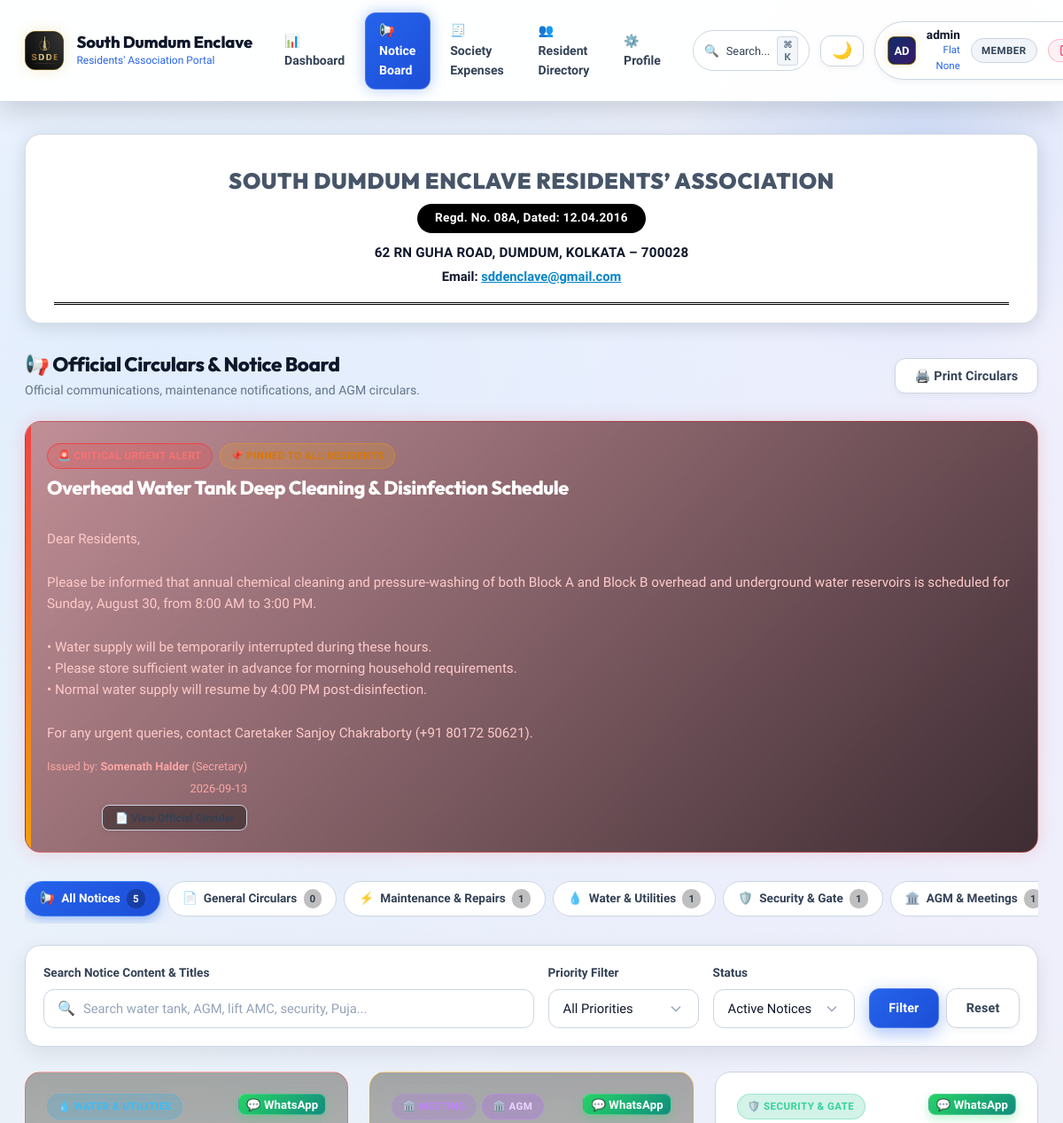
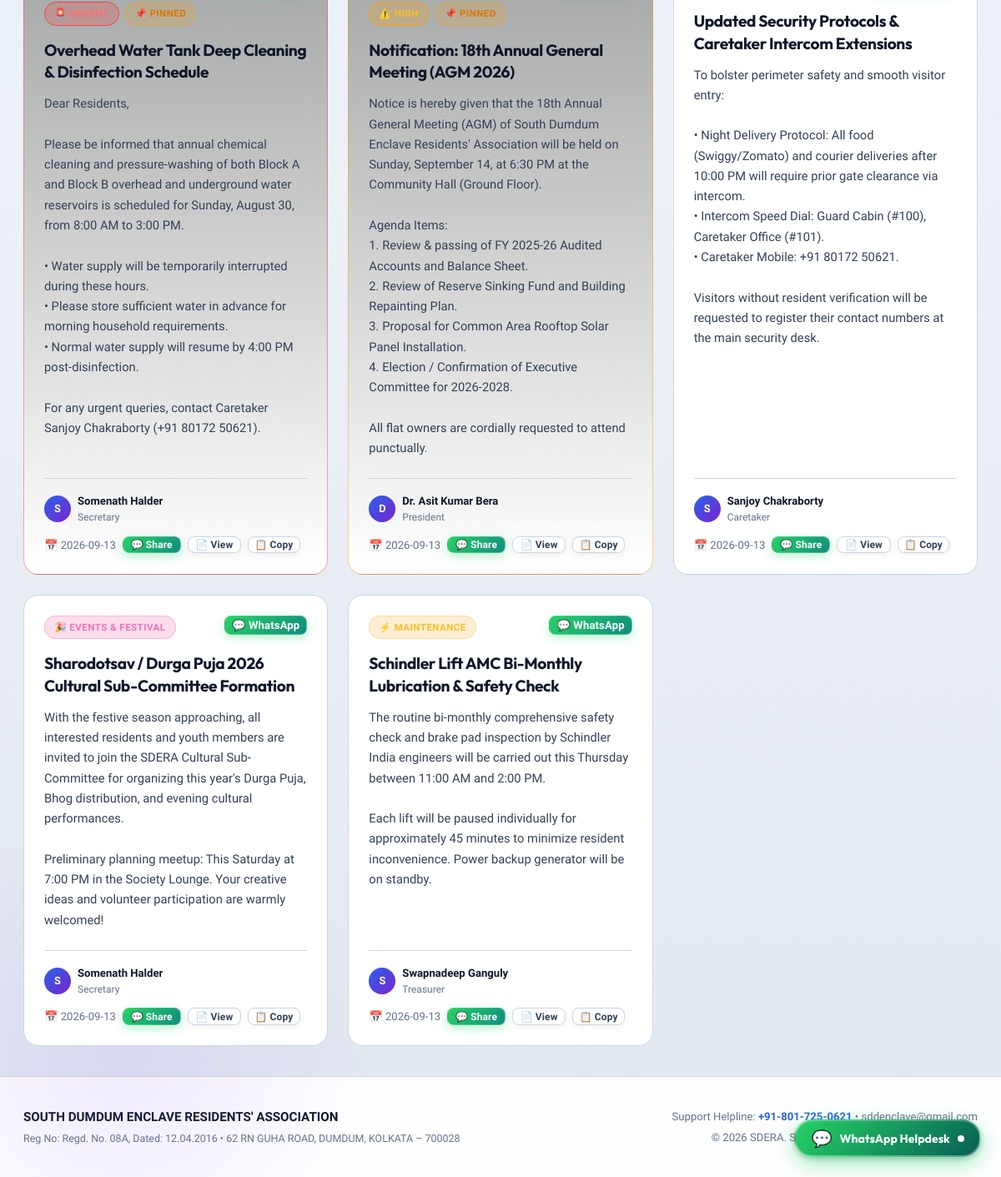
/notices (signed in), run on the app's committed database (2 pictures, top to bottom).
### tables this page shows
CREATE TABLE tbl_notices (
                id INTEGER PRIMARY KEY AUTOINCREMENT,
                title VARCHAR(255) NOT NULL,
                content TEXT NOT NULL,
                category VARCHAR(50) NOT NULL DEFAULT 'GENERAL',
                meeting_type VARCHAR(50) DEFAULT NULL,
                meeting_date VARCHAR(50) DEFAULT NULL,
                priority VARCHAR(20) NOT NULL DEFAULT 'NORMAL',
                is_pinned INTEGER NOT NULL DEFAULT 0,
                posted_by VARCHAR(100) NOT NULL,
                posted_by_role VARCHAR(50) NOT NULL DEFAULT 'Executive Committee',
                status VARCHAR(20) NOT NULL DEFAULT 'ACTIVE',
                created_at TIMESTAMP DEFAULT CURRENT_TIMESTAMP,
                updated_at TIMESTAMP DEFAULT CURRENT_TIMESTAMP
            );

### app.py (the view)
@app.route('/notices')
@login_required
def notices_list():
    user = session.get('user', {})
    is_admin = bool(user.get('is_admin') or user.get('role') in ADMIN_ROLES)
    cat_filter = request.args.get('category', 'ALL').strip().upper()
    meeting_type_filter = request.args.get('meeting_type', 'ALL').strip()
    priority_filter = request.args.get('priority', 'ALL').strip().upper()
    search_q = request.args.get('q', '').strip()
    status_filter = request.args.get('status', 'ACTIVE').strip().upper()
    query = "SELECT * FROM tbl_notices WHERE 1=1"
    params = []
    if status_filter != 'ALL':
        query += " AND status = %s"
        params.append(status_filter)
    if cat_filter != 'ALL':
        query += " AND category = %s"
        params.append(cat_filter)
    if meeting_type_filter != 'ALL' and meeting_type_filter:
        query += " AND meeting_type = %s"
        params.append(meeting_type_filter)
    if priority_filter != 'ALL':
        query += " AND priority = %s"
        params.append(priority_filter)
    if search_q:
        query += " AND (title LIKE %s OR content LIKE %s OR posted_by LIKE %s OR meeting_type LIKE %s)"
        like_term = f"%{search_q}%"
        params.extend([like_term, like_term, like_term, like_term])
    query += " ORDER BY is_pinned DESC, (priority = 'URGENT') DESC, (priority = 'HIGH') DESC, id DESC"
    notices = query_db(query, params)
    cat_counts = {}
    total_active = 0
    all_notices_raw = query_db("SELECT category, COUNT(*) as cnt FROM tbl_notices WHERE status = 'ACTIVE' GROUP BY category")
    for r in (all_notices_raw or []):
        cat_counts[r['category']] = r['cnt']
        total_active += r['cnt']
    cat_counts['ALL'] = total_active
    pinned_urgent = [n for n in (notices or []) if n.get('is_pinned') and n.get('priority') == 'URGENT']
    recipients_info = get_notice_email_recipients() if is_admin else None
    return render_template(
        'notices.html',
        notices=notices,
        categories=NOTICE_CATEGORIES,
        meeting_types=MEETING_TYPES,
        current_category=cat_filter,
        current_meeting_type=meeting_type_filter,
        current_priority=priority_filter,
        current_status=status_filter,
        search_q=search_q,
        cat_counts=cat_counts,
        pinned_urgent=pinned_urgent,
        recipients_info=recipients_info,
        is_admin=is_admin,
        now=datetime.now()
    )

### templates/notices.html (shortened to what this page needs)
{% extends 'base.html' %}
{% block content %}
<div class="official-letterhead">
    <h1 class="letterhead-title">SOUTH DUMDUM ENCLAVE RESIDENTS’ ASSOCIATION</h1>
    <div class="letterhead-pill">Regd. No. 08A, Dated: 12.04.2016</div>
    <div class="letterhead-address">62 RN GUHA ROAD, DUMDUM, KOLKATA – 700028</div>
    <div class="letterhead-email">Email: <a href="mailto:sddenclave@gmail.com">sddenclave@gmail.com</a></div>
    <div class="letterhead-double-rule"></div>
</div>
<div class="notices-hero">
    <div class="page-header-title">
        <h2 style="font-size: 1.4rem; font-weight: 800; color: var(--text-heading, #ffffff); margin: 0;">📢 Official Circulars &amp; Notice Board</h2>
        <p style="font-size: 0.88rem; color: var(--text-muted, #94a3b8); margin: 4px 0 0 0;">Official communications, maintenance notifications, and AGM circulars.</p>
    </div>
    <div class="page-header-actions no-print">
        <button type="button" class="btn btn-secondary" onclick="window.print()" title="Print Notice Board">
            🖨️ Print Circulars
        </button>
    </div>
</div>
{% if pinned_urgent %}
{% for un in pinned_urgent %}
<div class="urgent-banner-card">
    <div style="display: flex; justify-content: space-between; align-items: flex-start; gap: 1rem; flex-wrap: wrap;">
        <div>
            <div style="display: flex; align-items: center; gap: 0.5rem; margin-bottom: 0.5rem;">
                <span class="badge badge-prio-urgent">🚨 CRITICAL URGENT ALERT</span>
                <span class="badge badge-warning">📌 Pinned to All Residents</span>
            </div>
            <h3 style="font-size: 1.35rem; font-weight: 800; color: #ffffff; margin-bottom: 0.5rem; cursor: pointer;" onclick='openViewDocModal({{ un|tojson }})'>
                {{ un.title }}
            </h3>
            <p style="font-size: 0.95rem; color: #fecaca; line-height: 1.6; margin: 0; white-space: pre-line;">
                {{ un.content }}
            </p>
        </div>
        <div style="text-align: right; font-size: 0.8rem; color: #fca5a5;">
            <div>Issued by: <strong>{{ un.posted_by }}</strong> ({{ un.posted_by_role }})</div>
            <div style="margin-top: 4px;">{{ (un.created_at|string)[:10] }}</div>
            <button type="button" class="btn btn-sm btn-secondary no-print" style="margin-top: 8px; font-size: 0.75rem; background: rgba(0,0,0,0.4);" onclick='openViewDocModal({{ un|tojson }})'>
                📄 View Official Circular
            </button>
        </div>
    </div>
</div>
{% endfor %}
{% endif %}
<div class="notices-pills-bar no-print">
    {% for cat_code, cat_label, cat_icon in categories %}
    <a href="{{ url_for('notices_list', category=cat_code, priority=current_priority, q=search_q, status=current_status) }}"
       class="notice-pill {% if current_category == cat_code %}active{% endif %}">
        <span>{{ cat_icon }}</span>
        <span>{{ cat_label }}</span>
        <span class="notice-pill-badge">{{ cat_counts.get(cat_code, 0) }}</span>
    </a>
    {% endfor %}
</div>
<div class="card filter-box no-print" style="margin-bottom: 1.75rem; padding: 1.25rem;">
    <form method="GET" action="{{ url_for('notices_list') }}" style="display: flex; gap: 1rem; align-items: flex-end; flex-wrap: wrap;">
        <div style="flex: 1 1 240px; min-width: 0;">
            <label class="form-label" for="q">Search Notice Content &amp; Titles</label>
            <div class="live-search-box">
                <span class="search-icon">🔍</span>
                <input type="text" id="q" name="q" class="form-control" placeholder="Search water tank, AGM, lift AMC, security, Puja..." value="{{ search_q }}">
            </div>
        </div>
        <div style="flex: 0 1 170px; min-width: 0;">
            <label class="form-label" for="priority">Priority Filter</label>
            <select id="priority" name="priority" class="form-select" onchange="this.form.submit()">
                <option value="ALL" {% if current_priority == 'ALL' %}selected{% endif %}>All Priorities</option>
            </select>
        </div>
        <div style="flex: 0 1 160px; min-width: 0;">
            <label class="form-label" for="status">Status</label>
            <select id="status" name="status" class="form-select" onchange="this.form.submit()">
                <option value="ACTIVE" {% if current_status == 'ACTIVE' %}selected{% endif %}>Active Notices</option>
            </select>
        </div>
        <div style="display: flex; gap: 0.5rem; flex-wrap: wrap;">
            <button type="submit" class="btn btn-primary">Filter</button>
            <a href="{{ url_for('notices_list') }}" class="btn btn-secondary">Reset</a>
        </div>
    </form>
</div>
{% if notices %}
<div class="notices-grid">
    {% for n in notices %}
    <div class="notice-card {% if n.is_pinned %}is-pinned{% endif %} {% if n.priority == 'URGENT' %}is-urgent{% endif %}" id="notice-{{ n.id }}">
        <div>
            <div class="notice-card-header">
                <div class="notice-badges-group">
                    {% if n.category == 'WATER_SUPPLY' %}
                        <span class="badge badge-cat-water">💧 Water &amp; Utilities</span>
                    {% elif n.category == 'MAINTENANCE' %}
                        <span class="badge badge-cat-maintenance">⚡ Maintenance</span>
                    {% elif n.category == 'AGM_MEETING' %}
                        <span class="badge badge-cat-agm">🏛️ Meeting</span>
                        {% if n.meeting_type %}
                            <span class="badge badge-cat-meeting-type" title="Meeting Type: {{ n.meeting_type }}">🏛️ {{ n.meeting_type }}</span>
                        {% endif %}
                    {% elif n.category == 'EVENTS_FESTIVAL' %}
                        <span class="badge badge-cat-events">🎉 Events &amp; Festival</span>
                    {% elif n.category == 'SECURITY' %}
                        <span class="badge badge-cat-security">🛡️ Security &amp; Gate</span>
                    {% elif n.category == 'FINANCIAL' %}
                        <span class="badge badge-cat-financial">💰 Accounts &amp; Dues</span>
                    {% elif n.category == 'EMERGENCY' %}
                        <span class="badge badge-cat-emergency">🚨 Urgent Alert</span>
                    {% else %}
                        <span class="badge badge-cat-general">📄 General</span>
                    {% endif %}
                    {% if n.priority == 'URGENT' %}
                        <span class="badge badge-prio-urgent">🚨 URGENT</span>
                    {% elif n.priority == 'HIGH' %}
                        <span class="badge badge-prio-high">⚠️ HIGH</span>
                    {% endif %}
                    {% if n.is_pinned %}
                        <span class="badge badge-warning" title="Pinned on Dashboard">📌 Pinned</span>
                    {% endif %}
                </div>
                <div class="notice-actions no-print">
                    {% if is_admin %}
                    <form method="POST" action="{{ url_for('notices_toggle_pin', notice_id=n.id) }}" style="display:inline;">
                        <button type="submit" class="btn btn-sm btn-secondary" style="padding: 0.2rem 0.5rem;" title="{{ 'Unpin from Top' if n.is_pinned else 'Pin to Top' }}">
                            {{ '📍 Unpin' if n.is_pinned else '📌 Pin' }}
                        </button>
                    </form>
                    <form method="POST" action="{{ url_for('notices_broadcast', notice_id=n.id) }}" style="display:inline;" onsubmit="return confirm('Broadcast notice \'{{ n.title }}\' to all registered member email addresses?');">
                        <button type="submit" class="btn btn-sm btn-secondary" style="padding: 0.2rem 0.5rem;" title="Broadcast to Member Inboxes">
                            ✉️ Email
                        </button>
                    </form>
                    <button type="button" class="btn btn-sm btn-whatsapp" style="padding: 0.2rem 0.5rem;" onclick='openNoticeWhatsAppModal({{ n|tojson }})' title="Share / Broadcast Notice on WhatsApp">
                        💬 WhatsApp
                    </button>
                    <button type="button" class="btn btn-sm btn-secondary" style="padding: 0.2rem 0.5rem;" title="Edit Notice"
                            onclick='openEditModal({{ n|tojson }})'>
                        ✏️
                    </button>
                    <form method="POST" action="{{ url_for('notices_delete', notice_id=n.id) }}" style="display:inline;" onsubmit="return confirm('Permanently delete this notice?');">
                        <button type="submit" class="btn btn-sm btn-secondary" style="padding: 0.2rem 0.5rem; color: #ef4444;" title="Delete Notice">
                            🗑️
                        </button>
                    </form>
                    {% else %}
                    <button type="button" class="btn btn-sm btn-whatsapp" style="padding: 0.2rem 0.5rem;" onclick='openNoticeWhatsAppModal({{ n|tojson }})' title="Share Notice on WhatsApp">
                        💬 WhatsApp
                    </button>
                    {% endif %}
                </div>
            </div>
            <h3 class="notice-title" onclick='openViewDocModal({{ n|tojson }})' title="Click to view full official letterhead circular">{{ n.title }}</h3>
            <div class="notice-body-text">{{ n.content }}</div>
        </div>
        <div class="notice-footer">
            <div class="notice-author-box">
                <div class="notice-author-avatar">
                    {{ n.posted_by[:1].upper() if n.posted_by else 'S' }}
                </div>
                <div>
                    <strong style="color: var(--text-main, #ffffff);">{{ n.posted_by }}</strong>
                    <div style="font-size: 0.75rem; color: var(--text-muted, #94a3b8);">{{ n.posted_by_role }}</div>
                </div>
            </div>
            <div style="display: flex; align-items: center; gap: 0.5rem;">
                <span title="{{ n.created_at }}">📅 {{ (n.created_at|string)[:10] }}</span>
                <button type="button" class="btn btn-sm btn-whatsapp no-print" style="padding: 0.15rem 0.55rem; font-size: 0.75rem;" onclick='openNoticeWhatsAppModal({{ n|tojson }})' title="Share / Broadcast on WhatsApp">
                    💬 Share
                </button>
                <button type="button" class="btn btn-sm btn-secondary no-print" style="padding: 0.15rem 0.55rem; font-size: 0.75rem;" onclick='openViewDocModal({{ n|tojson }})' title="View in official letterhead format">
                    📄 View
                </button>
                <button type="button" class="btn btn-sm btn-secondary no-print" style="padding: 0.15rem 0.45rem; font-size: 0.75rem;" onclick="copyNoticeText({{ n.id }})" title="Copy text to clipboard">
                    📋 Copy
                </button>
            </div>
        </div>
    </div>
    {% endfor %}
</div>
{% endif %}
{% endblock %}

### data on the page
tbl_notices: title "Overhead Water Tank Deep Cleaning & Disinfection Schedule", content "Dear Residents, Please be informed that annual chemical cleaning and pressure-washing of both Block A and Block B overhead and underground water reservoirs is scheduled for Sunday, August 30, from 8:00 AM to 3:00 PM. • Water supply will be temporarily interrupted during these hours. • Please store sufficient water in advance for morning household requirements. • Normal water supply will resume by 4:00 PM post-disinfection. For any urgent queries, contact Caretaker Sanjoy Chakraborty (+91 80172 50621).", posted_by "Somenath Halder", posted_by_role "Secretary", created_at "2026-09-13", category "💧 WATER & UTILITIES", priority "🚨 URGENT", is_pinned "📌 PINNED", posted_by "S"
tbl_notices: meeting_type "AGM", priority "⚠️ HIGH", is_pinned "📌 PINNED", title "Notification: 18th Annual General Meeting (AGM 2026)", content "Notice is hereby given that the 18th Annual General Meeting (AGM) of South Dumdum Enclave Residents' Association will be held on Sunday, September 14, at 6:30 PM at the Community Hall (Ground Floor). Agenda Items: 1. Review & passing of FY 2025-26 Audited Accounts and Balance Sheet. 2. Review of Reserve Sinking Fund and Building Repainting Plan. 3. Proposal for Common Area Rooftop Solar Panel Installation. 4. Election / Confirmation of Executive Committee for 2026-2028. All flat owners are cordially requested to attend punctually.", posted_by "D", posted_by "Dr. Asit Kumar Bera", posted_by_role "President", created_at "2026-09-13"
tbl_notices: category "🛡️ SECURITY & GATE", title "Updated Security Protocols & Caretaker Intercom Extensions", content "To bolster perimeter safety and smooth visitor entry: • Night Delivery Protocol: All food (Swiggy/Zomato) and courier deliveries after 10:00 PM will require prior gate clearance via intercom. • Intercom Speed Dial: Guard Cabin (#100), Caretaker Office (#101). • Caretaker Mobile: +91 80172 50621. Visitors without resident verification will be requested to register their contact numbers at the main security desk.", posted_by "S", posted_by "Sanjoy Chakraborty", posted_by_role "Caretaker", created_at "2026-09-13"
tbl_notices: category "🎉 EVENTS & FESTIVAL", title "Sharodotsav / Durga Puja 2026 Cultural Sub-Committee Formation", content "With the festive season approaching, all interested residents and youth members are invited to join the SDERA Cultural Sub-Committee for organizing this year's Durga Puja, Bhog distribution, and evening cultural performances. Preliminary planning meetup: This Saturday at 7:00 PM in the Society Lounge. Your creative ideas and volunteer participation are warmly welcomed!", posted_by "S", posted_by "Somenath Halder", posted_by_role "Secretary", created_at "2026-09-13"
tbl_notices: category "⚡ MAINTENANCE", title "Schindler Lift AMC Bi-Monthly Lubrication & Safety Check", content "The routine bi-monthly comprehensive safety check and brake pad inspection by Schindler India engineers will be carried out this Thursday between 11:00 AM and 2:00 PM. Each lift will be paused individually for approximately 45 minutes to minimize resident inconvenience. Power backup generator will be on standby.", posted_by "S", posted_by "Swapnadeep Ganguly", posted_by_role "Treasurer", created_at "2026-09-13"

### other printed values
{{ current_user.name[:2]|upper if current_user.name else '👤' }} "AD"
{{ current_user.name }} "admin"
{{ current_user.flat_no }} "None"
{{ current_user.role }} "MEMBER"
{{ cat_icon }} "📢" "📄" "⚡" "💧" "🛡️" "🏛️"
{{ cat_label }} "All Notices" "General Circulars" "Maintenance & Repairs" "Water & Utilities" "Security & Gate" "AGM & Meetings"
{{ cat_counts.get(cat_code, 0) }} "5" "0" "1" "1" "1" "1"
{{ config.ASSOCIATION_NAME }} "SOUTH DUMDUM ENCLAVE RESIDENTS' ASSOCIATION"
{{ config.ASSOCIATION_REG_NO }} "Regd. No. 08A, Dated: 12.04.2016"
{{ config.ASSOCIATION_ADDRESS }} "62 RN GUHA ROAD, DUMDUM, KOLKATA – 700028"
{{ config.ASSOCIATION_PHONE }} "+91-801-725-0621"
{{ config.ASSOCIATION_EMAIL }} "sddenclave@gmail.com"
{{ now.year }} "2026"
